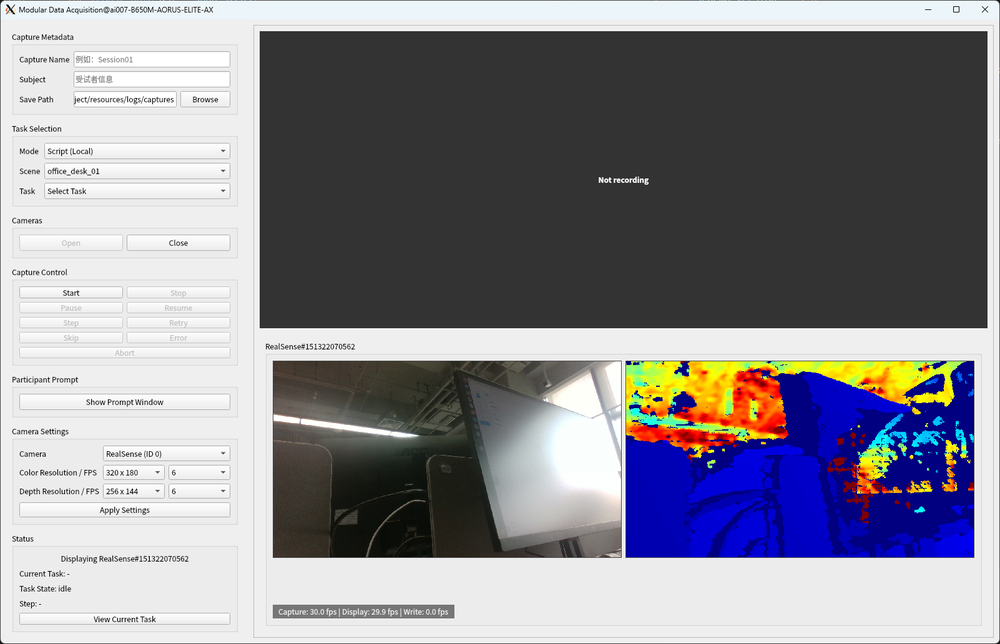
#> input picture image.png, 1000 x 644 px, shrunk from 1602 x 1032 before the run
$ python apriltag_detect_single.py ../image.png
#> lines starting #> are read from the running program, lines starting #| are printed output that depends on the picture
#!/usr/bin/env python3
"""
Run pupil_apriltags detection on a single image.

Usage:
  python -m tools.apriltag_detect_single /path/to/image.png --family tag41h12
"""
from __future__ import annotations

import argparse
from pathlib import Path
from typing import List, Tuple

import cv2

try:
    from pupil_apriltags import Detector
except ImportError as exc:
    raise SystemExit("pupil_apriltags is required: pip install pupil_apriltags") from exc


def draw_detections(image_bgr, detections) -> None:
    for det in detections:
        corners = det.corners.astype(int).reshape(-1, 2)
        cv2.polylines(image_bgr, [corners], True, (0, 255, 0), 2)
        center = tuple(det.center.astype(int))
        cv2.circle(image_bgr, center, 3, (0, 0, 255), -1)
        cv2.putText(
            image_bgr,
            f"id={det.tag_id}",
            (center[0] + 4, center[1] - 4),
            cv2.FONT_HERSHEY_SIMPLEX,
            0.6,
            (0, 255, 0),
            2,
        )


def main() -> int:
    parser = argparse.ArgumentParser(description="Detect AprilTags in a single image")
    parser.add_argument("image", help="Path to image file")
    parser.add_argument("--family", default="tagStandard41h12", help="AprilTag family (default: tag41h12)")
    parser.add_argument("--decimate", type=float, default=1.0, help="Quad decimation (default 1.0)")
    parser.add_argument("--sigma", type=float, default=0.0, help="Quad sigma (default 0.0)")
    parser.add_argument("--threads", type=int, default=0, help="Detector threads (0=auto)")
    parser.add_argument("--out", default=None, help="Optional output image path for visualization")
    args = parser.parse_args()

    image_path = Path(args.image).expanduser().resolve()
    if not image_path.exists():
        print(f"[apriltag] image not found: {image_path}")
        return 1

    image_bgr = cv2.imread(str(image_path), cv2.IMREAD_COLOR)
#> image_bgr is the input picture: shape (644, 1000, 3); mean B, G, R 145.7, 138.1, 139.2
    if image_bgr is None:
        print(f"[apriltag] failed to read image: {image_path}")
        return 1
    image_gray = cv2.cvtColor(image_bgr, cv2.COLOR_BGR2GRAY)
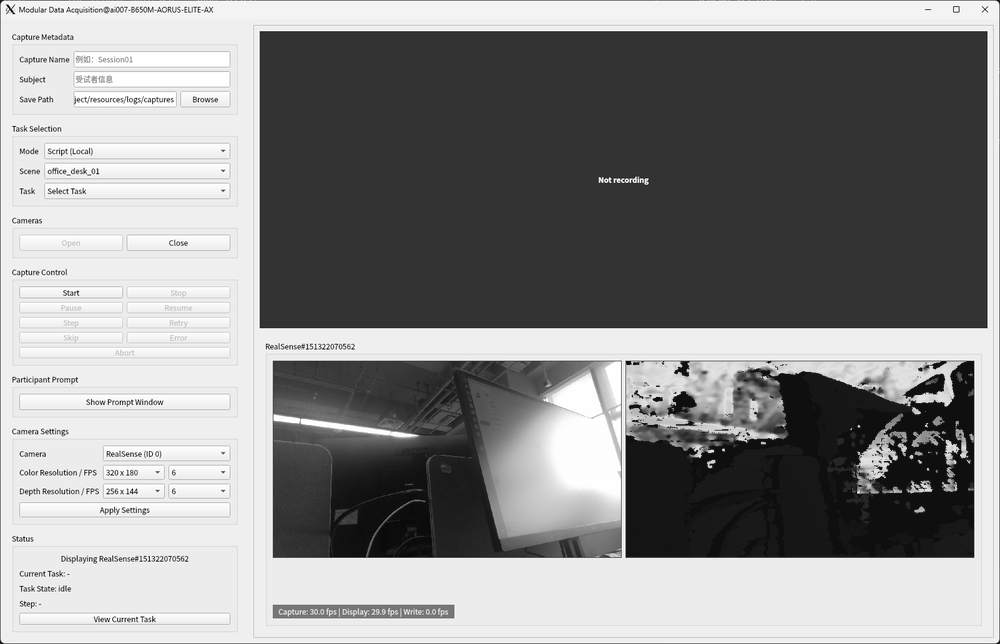
#> image_gray: shape (644, 1000); min 0, max 255, mean 139.3

    threads = args.threads if args.threads > 0 else max(1, cv2.getNumberOfCPUs())
#> (the run stopped early here; a loop or call above may not have finished)
